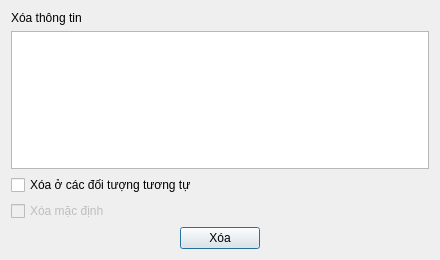
<?xml version="1.0" encoding="UTF-8"?>
<ui version="4.0">
 <class>RemoveParamDialog</class>
 <widget class="QDialog" name="RemoveParamDialog">
  <property name="geometry">
   <rect>
    <x>0</x>
    <y>0</y>
    <width>440</width>
    <height>260</height>
   </rect>
  </property>
  <property name="windowTitle">
   <string>Dialog</string>
  </property>
  <layout class="QGridLayout" name="gridLayout_2">
   <item row="0" column="0">
    <widget class="XLabel" name="label">
     <property name="text">
      <string>Xóa thông tin</string>
     </property>
    </widget>
   </item>
   <item row="1" column="0">
    <widget class="XPlainTextEdit" name="txtParamNames"/>
   </item>
   <item row="3" column="0">
    <widget class="XCheckBox" name="checkBox">
     <property name="enabled">
      <bool>false</bool>
     </property>
     <property name="text">
      <string>Xóa mặc định</string>
     </property>
    </widget>
   </item>
   <item row="2" column="0">
    <widget class="XCheckBox" name="chxApplyAll">
     <property name="text">
      <string>Xóa ở các đối tượng tương tự</string>
     </property>
    </widget>
   </item>
   <item row="4" column="0">
    <layout class="QHBoxLayout" name="horizontalLayout">
     <property name="topMargin">
      <number>0</number>
     </property>
     <item>
      <spacer name="horizontalSpacer">
       <property name="orientation">
        <enum>Qt::Horizontal</enum>
       </property>
       <property name="sizeHint" stdset="0">
        <size>
         <width>40</width>
         <height>20</height>
        </size>
       </property>
      </spacer>
     </item>
     <item>
      <widget class="XPushButton" name="btnRemove">
       <property name="text">
        <string>Xóa</string>
       </property>
      </widget>
     </item>
     <item>
      <spacer name="horizontalSpacer_2">
       <property name="orientation">
        <enum>Qt::Horizontal</enum>
       </property>
       <property name="sizeHint" stdset="0">
        <size>
         <width>40</width>
         <height>20</height>
        </size>
       </property>
      </spacer>
     </item>
    </layout>
   </item>
  </layout>
 </widget>
 <customwidgets>
  <customwidget>
   <class>XLabel</class>
   <extends>QLabel</extends>
   <header>XLabel.h</header>
  </customwidget>
  <customwidget>
   <class>XPushButton</class>
   <extends>QPushButton</extends>
   <header>XPushButton.h</header>
  </customwidget>
  <customwidget>
   <class>XCheckBox</class>
   <extends>QCheckBox</extends>
   <header>XCheckBox.h</header>
  </customwidget>
  <customwidget>
   <class>XPlainTextEdit</class>
   <extends>QPlainTextEdit</extends>
   <header>XPlainTextEdit.h</header>
  </customwidget>
 </customwidgets>
 <resources/>
 <connections/>
</ui>
